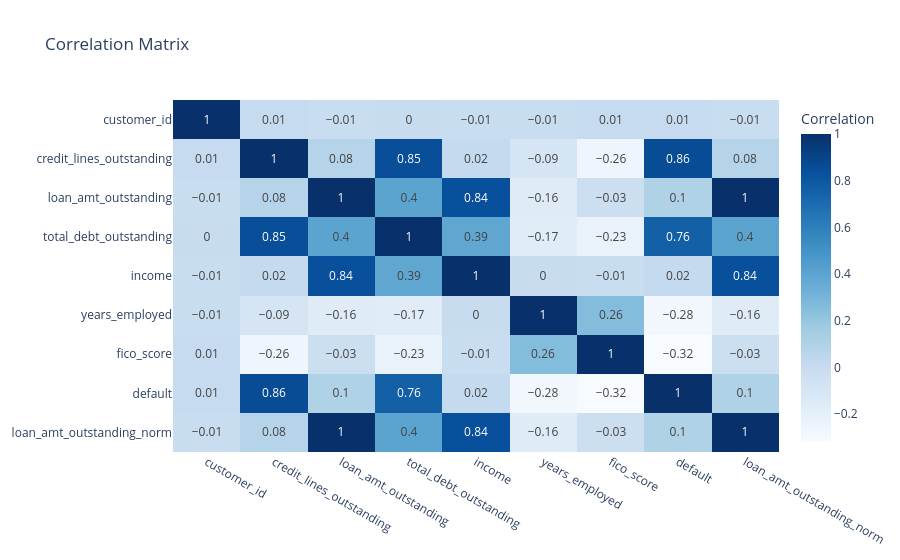

Notebook code cell kept with this figure:
### Code cell
import plotly.express as px
# Create heatmap with plotly
fig = px.imshow(corr_matrix,
                title="Correlation Matrix",
                labels={'color':'Correlation'},  # Label for the color bar
                color_continuous_scale='Blues',  # Set color scheme to blue
                aspect="auto",
                text_auto=True)

# Show plot
fig.show()

### Figure 1 — Plotly figure (JSON) as saved in the notebook; plotly's stock layout.template omitted (floating-point values rounded to 4 significant figures)
{"data": [{"coloraxis": "coloraxis", "hovertemplate": "x: %{x}<br>y: %{y}<br>Correlation: %{z}<extra></extra>", "name": "0", "texttemplate": "%{z}", "type": "heatmap", "x": ["customer_id", "credit_lines_outstanding", "loan_amt_outstanding", "total_debt_outstanding", "income", "years_employed", "fico_score", "default", "loan_amt_outstanding_norm"], "xaxis": "x", "y": ["customer_id", "credit_lines_outstanding", "loan_amt_outstanding", "total_debt_outstanding", "income", "years_employed", "fico_score", "default", "loan_amt_outstanding_norm"], "yaxis": "y", "z": [[1.0, 0.01, -0.01, 0.0, -0.01, -0.01, 0.01, 0.01, -0.01], [0.01, 1.0, 0.08, 0.85, 0.02, -0.09, -0.26, 0.86, 0.08], [-0.01, 0.08, 1.0, 0.4, 0.84, -0.16, -0.03, 0.1, 1.0], [0.0, 0.85, 0.4, 1.0, 0.39, -0.17, -0.23, 0.76, 0.4], [-0.01, 0.02, 0.84, 0.39, 1.0, 0.0, -0.01, 0.02, 0.84], [-0.01, -0.09, -0.16, -0.17, 0.0, 1.0, 0.26, -0.28, -0.16], [0.01, -0.26, -0.03, -0.23, -0.01, 0.26, 1.0, -0.32, -0.03], [0.01, 0.86, 0.1, 0.76, 0.02, -0.28, -0.32, 1.0, 0.1], [-0.01, 0.08, 1.0, 0.4, 0.84, -0.16, -0.03, 0.1, 1.0]]}], "layout": {"coloraxis": {"colorbar": {"title": {"text": "Correlation"}}, "colorscale": [[0, "rgb(247,251,255)"], [0.125, "rgb(222,235,247)"], [0.25, "rgb(198,219,239)"], [0.375, "rgb(158,202,225)"], [0.5, "rgb(107,174,214)"], [0.625, "rgb(66,146,198)"], [0.75, "rgb(33,113,181)"], [0.875, "rgb(8,81,156)"], [1, "rgb(8,48,107)"]]}, "title": {"text": "Correlation Matrix"}, "xaxis": {"anchor": "y", "domain": [0, 1]}, "yaxis": {"anchor": "x", "autorange": "reversed", "domain": [0, 1]}}}
